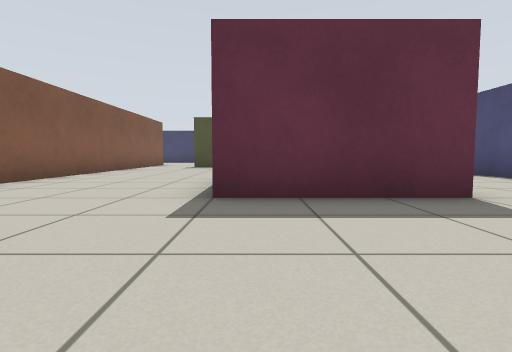
View 1 (above)

22 first-person views from a walk through a Gazebo world. The camera is 0.5 m above the floor, tilts 4° down and sees 80° across. The floor is counted in squares, 1 m on a side. Each view is taken from the middle of a square. On the plan, view 1 faces up. The plan holds only what a view shows up to about 9 squares ahead; the rest is blank.

View 2
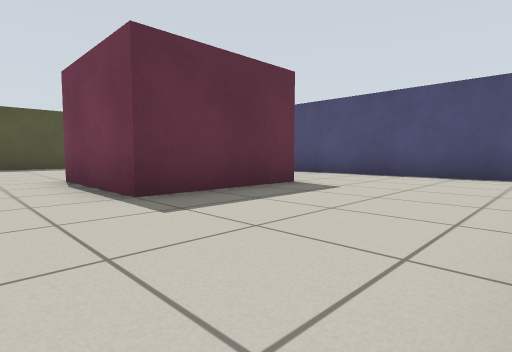

View 3
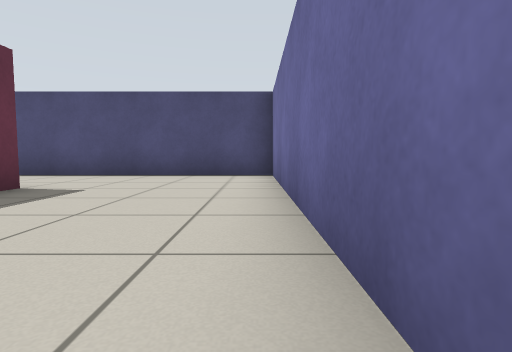

View 4
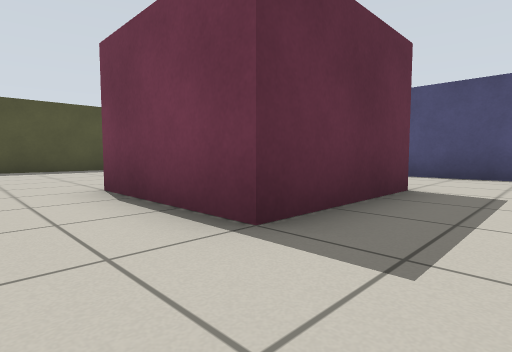

View 5
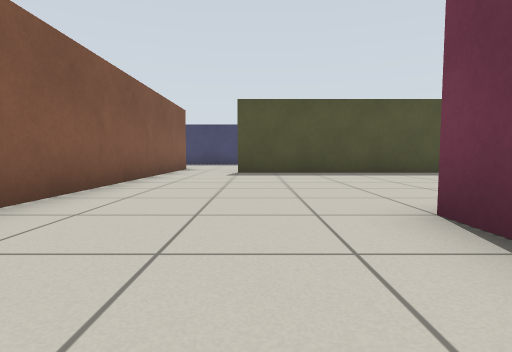

View 6
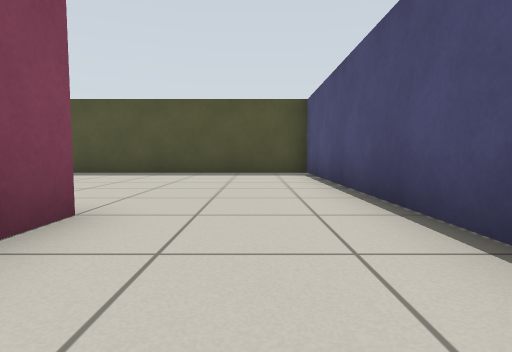

View 7
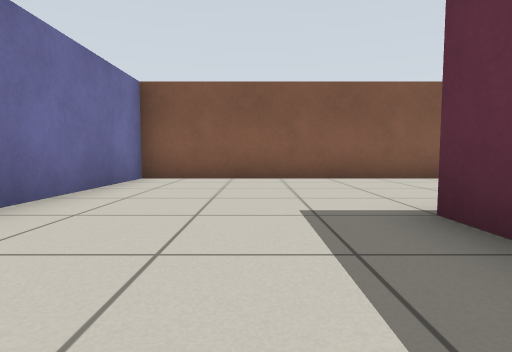

View 8
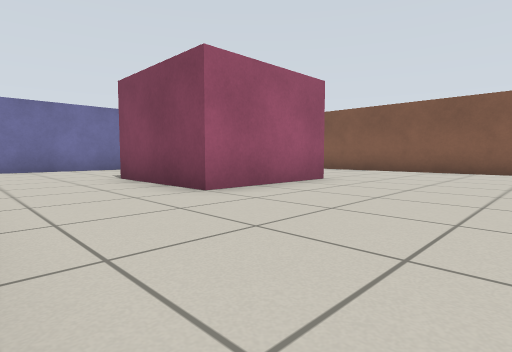

View 9
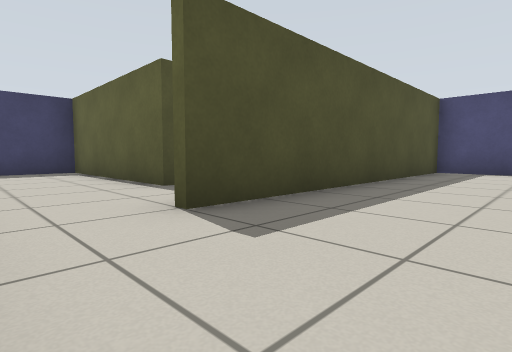

View 10
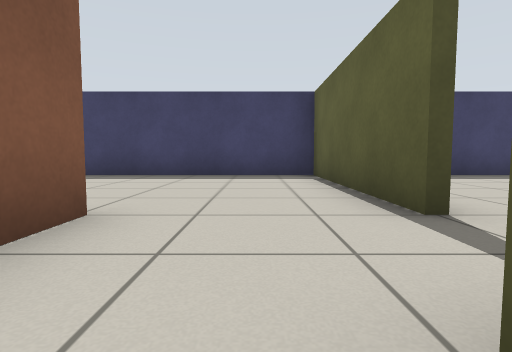

View 11
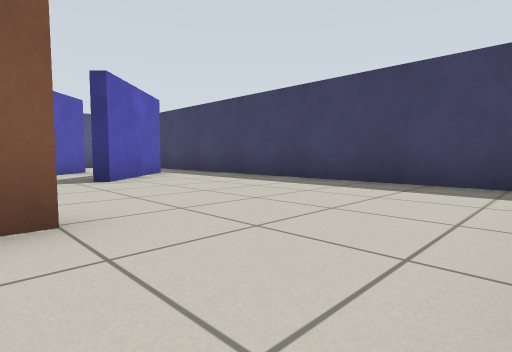

View 12
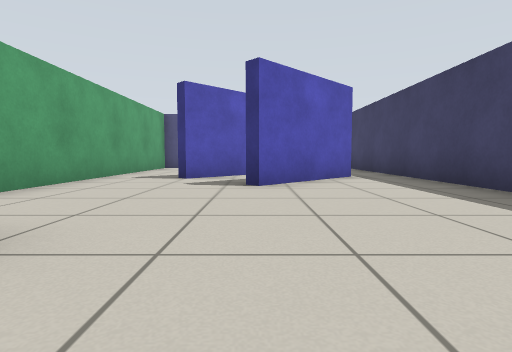

View 13
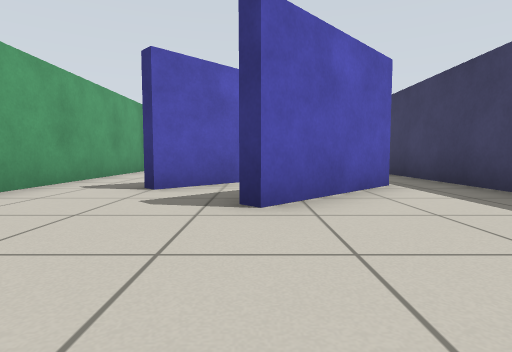

View 14
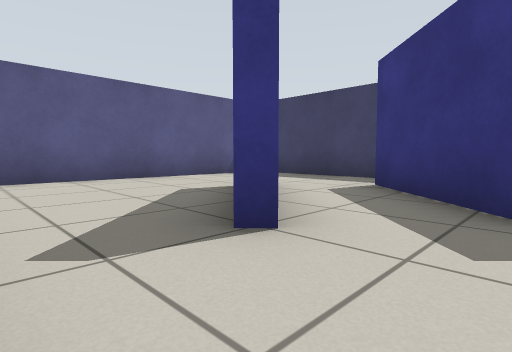

View 15
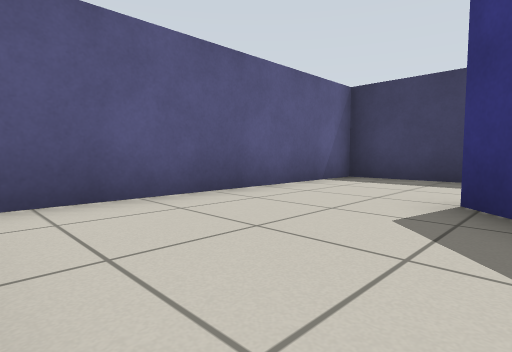

View 16
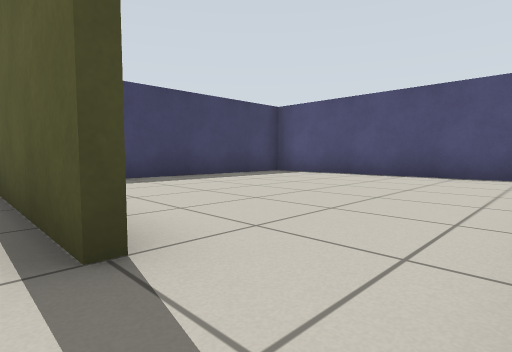

View 17
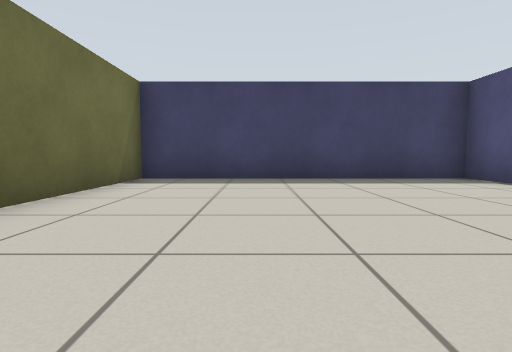

View 18
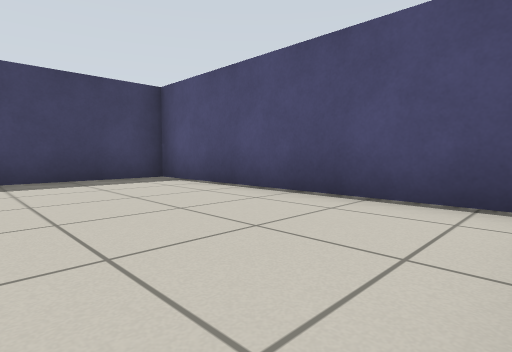

View 19
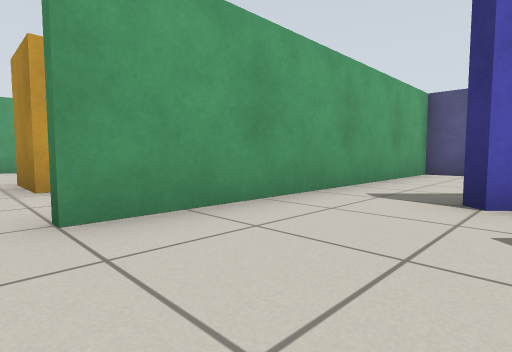

View 20
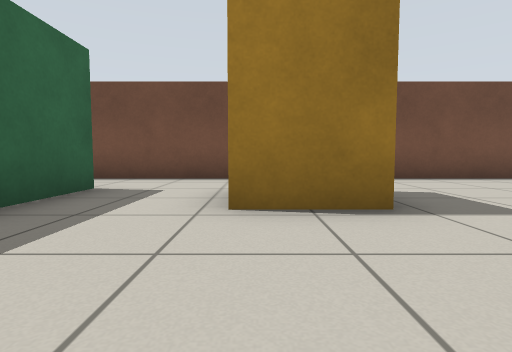

View 21
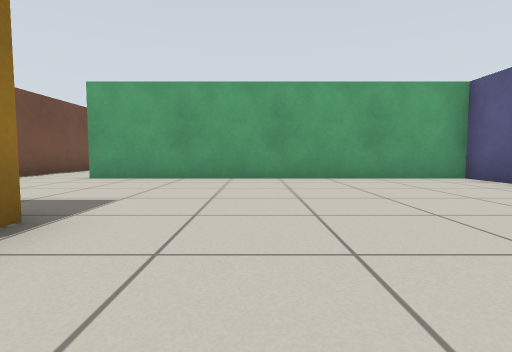

View 22
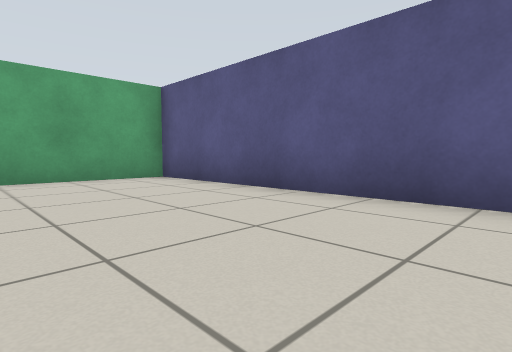

### Floor plan
Points are (right, up) in squares from view 1. A wall is a line through its corners. A room is listed if a view was taken in it or the views show most of it. See-through windows are left out.
Room 1 (views 1, 2, 3, 4, 5, 6, 7, 8, 9)
walls: (-4.4, 11.6) (-4.4, -0.4) (5.4, -0.4) (5.4, 12.4) (-2.5, 12.4)
ways out: opening at (-3.5, 12) to room 2
objects: red box (0, 4) to (2, 6)
Room 2 (views 10, 11, 12, 13, 14, 15, 16, 19)
walls: (-4.4, 14.6) (-4.4, 11.6); (-4.6, 12.5) (-4.6, 13.5); (-1.6, 14.4) (-1.6, 19.5); (-2, 19.4) (-14.4, 19.4) (-14.4, 12.6) (-6.5, 12.6)
ways out: opening at (-3.5, 12) to room 1; opening at (-2, 13.5) to room 3; opening at (-6, 12) to room 4
objects: blue box (-11, 15) to (-10, 16); blue box (-10, 16) to (-8, 18)
Room 3 (views 17, 18)
walls: (5.4, 13.2) (5.4, 19.4) (-2, 19.4); (-1.4, 19.5) (-1.4, 15.8)
ways out: opening at (-2, 13.5) to room 2
Room 4 (views 20, 21, 22)
walls: (-14.4, 10.8) (-14.4, 4.6) (-6.5, 4.6); (-6.5, 12.4) (-8.2, 12.4); (-4.6, 10.5) (-4.6, 12.5); (-4.6, 4.6) (-4.6, 7.1)
ways out: opening at (-6, 12) to room 2; opening at (-6, 4)
objects: pillar (-8, 9) to (-7, 10)

Where each view was taken, in squares from view 1:
view 1: 0 up, 0 right, facing up
view 2: 0 up, 2 left, facing up-right
view 3: 0 up, 2 left, facing right
view 4: 2 up, 2 left, facing up-right
view 5: 4 up, 2 left, facing up
view 6: 4 up, 4 right, facing up
view 7: 2 up, 2 right, facing left
view 8: 10 up, 5 right, facing down-left
view 9: 10 up, 4 left, facing up-right
view 10: 12 up, 3 left, facing up
view 11: 14 up, 2 left, facing up-left
view 12: 16 up, 3 left, facing left
view 13: 16 up, 5 left, facing left
view 14: 13 up, 8 left, facing up-left
view 15: 13 up, 11 left, facing up-left
view 16: 13 up, 2 left, facing up-right
view 17: 13 up, 1 right, facing up
view 18: 13 up, 2 right, facing up-right
view 19: 15 up, 6 left, facing down-left
view 20: 10 up, 11 left, facing right
view 21: 11 up, 10 left, facing down
view 22: 11 up, 11 left, facing down-left
